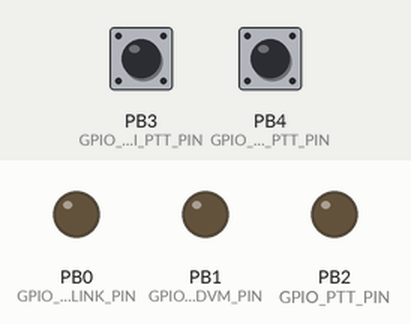
This sketch was run on a simulated ATtiny85, built with avr-gcc and run on an emulated ATtiny85. Parts: output pins drawn as LEDs (lit = HIGH). The inputs (shaded band) are chosen by the test bench; at power-on: PB3 (GPIO_DMKURI_PTT_PIN) HIGH, PB4 (GPIO_MMDVM_PTT_PIN) HIGH.

Above: at 4.2 s.
4.3 s: PB3 (GPIO_DMKURI_PTT_PIN) pulled LOW for 0.15 s
At 4.38 s:
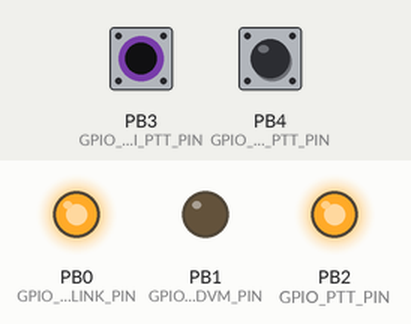
5.9 s: PB4 (GPIO_MMDVM_PTT_PIN) pulled LOW for 0.15 s
At 5.97 s:
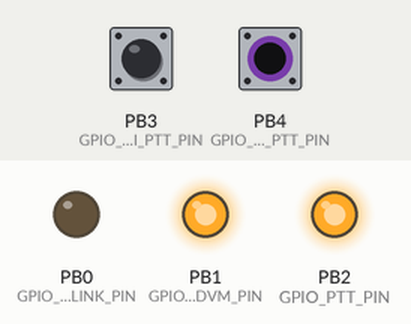
7.5 s: PB4 (GPIO_MMDVM_PTT_PIN) pulled LOW for 3.2 s
At 11.4 s:
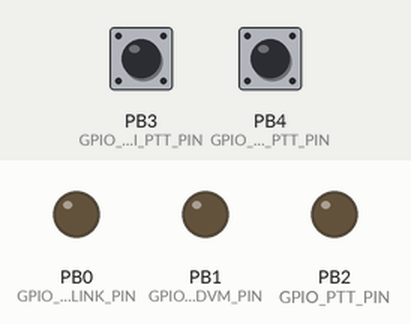
12.2 s: PB3 (GPIO_DMKURI_PTT_PIN) pulled LOW for 3.2 s
At 12.6 s:
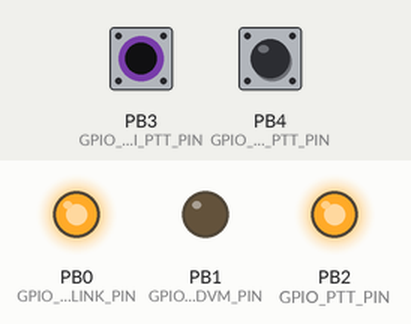
Timing chart, 0 to 16.9 s (numbered marks = the images above; inputs shaded):
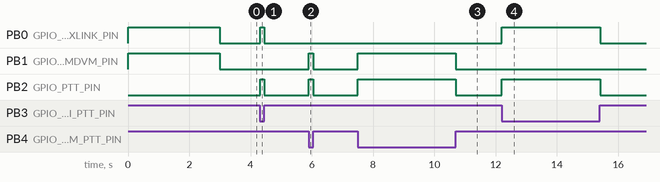

The sketch:

mmi.ino
```cpp
/** @file mmi.ino
    @brief

    This file contains the main functionality
    of the mixed mode repeater interface code.

    @author Veijo Arponen, OH4VA <vepa@iki.fi>
    @bug No known bugs.
*/

#include <avr/io.h>
#include <avr/pgmspace.h>

#include "mmi.h"

/**
  Sets up the Arduino board.
*/
void setup() {

  SetPinModes();

  // Glow ANA/DIGI Leds for three seconds
  digitalWrite(GPIO_SVXLINK_PIN, HIGH);
  digitalWrite(GPIO_MMDVM_PIN, HIGH);
  delay(TIME_START);

#ifdef ARDUINO_UNO
  Serial.begin(9600);
  Serial.print("Multi-Mode Interface ");
  Serial.print(VERSION);
  Serial.print('\n');
#endif
}

/**
  Actively controls the Arduino board.
*/
void loop() {

  byte input = 0;           // FSM input
  byte output = 0;          // FSM output
  unsigned long wait_time;  // FSM state delay

#ifdef ARDUINO_UNO
  Serial.print("State: ");
  Serial.print(state);
  Serial.print(", ");
#endif

  // Reset TOT ON flag
  if (state == MMI_IDLE) {
    ptt_tot_on = 0;
  }

  // Select state output
  output = FSM[state].Out;

  // Set output, toggle only if TX has been ON too long
  SetOutput(output, ptt_tot_on);

#ifdef ARDUINO_UNO
  Serial.print("Out: ");
  Serial.print(output, BIN);
  Serial.print(", ");

  Serial.print("TOT: ");
  Serial.print(ptt_tot_on);
  Serial.print(", ");
#endif

  // Set wait time
  wait_time = ptt_tot_on ? TIME_LOOP_TOT : TIME_LOOP;

  // Wait
  delay(wait_time);

  // Increment PTT-ON timer if TX is ON
  if (output & OUT_PTT_BIT) {
    ptt_on_timer++;
  }
  else {
    ptt_on_timer = 0;
  }

  // Decrement mode hang timer
  if (mode_hang_timer > 0 ) {
    mode_hang_timer--;
  }

  // Set mode hang timer
  if (ptt_on_timer > MODE_HANG_THRESHOLD * 1000UL / TIME_LOOP) {
    mode_hang_timer = MODE_HANG_TIME * 1000UL / TIME_LOOP;
  }

  // Set mode hang ON
  if (mode_hang_timer > 0 && !ptt_tot_on) {
    mode_hang_on = 1;
  }
  else {
    mode_hang_on = 0;
  }

  // Set TOT ON flag if TX has been ON too long
  if (ptt_on_timer > PTT_ON_MAX * 1000UL / TIME_LOOP) {
    ptt_tot_on = 1;
  }

  // Read inputs
  input = ReadInput();

#ifdef ARDUINO_UNO
  Serial.print("Input: ");
  Serial.print(input, BIN);
  Serial.print('\n');
#endif

  // Select next state based on the input byte
  state = FSM[state].Next[input];
}


/**
  Set digital pin modes (input/output)

  @param none
  @return none
*/
void SetPinModes() {

  // Digital inputs
  pinMode(GPIO_DMKURI_PTT_PIN, INPUT_PULLUP);
  pinMode(GPIO_MMDVM_PTT_PIN, INPUT_PULLUP);

  // Digital outputs
  pinMode(GPIO_SVXLINK_PIN, OUTPUT);
  pinMode(GPIO_MMDVM_PIN, OUTPUT);
  pinMode(GPIO_PTT_PIN, OUTPUT);
}

/**
  Read input

  @param none
  @return Input value for the FSM packed in one byte
*/

byte ReadInput() {

  byte input = 0;

  // Copy mode hang state to the FSM input byte
  input |= mode_hang_on;
  input = input << 1;

  // Read PTT state from MMDVM
  input |= (!digitalRead(GPIO_MMDVM_PTT_PIN));
  input = input << 1;

  // Read PTT state from DMK Engineering URI or RB RIM Lite
  input |= (!digitalRead(GPIO_DMKURI_PTT_PIN));

  return input;
}

/**
  Write output to GPIO

  @param output Output bits
  @param toggle Toggle LEDs on every call
  @return none
*/

inline void SetOutput(byte output, bool toggle) {

  // Only toggle LEDs
  if (toggle) {
    // Set PTT OFF
    digitalWrite(GPIO_PTT_PIN, LOW);
    // Blink SVXLINK LED
    if (output & OUT_SVX_BIT) {
      digitalWrite(GPIO_SVXLINK_PIN, !digitalRead(GPIO_SVXLINK_PIN));
    }
    // Blink MMDVM LED
    if (output & OUT_DVM_BIT) {
      digitalWrite(GPIO_MMDVM_PIN, !digitalRead(GPIO_MMDVM_PIN));
    }
  }
  else {
    // Set SVXLINK ON/OFF
    digitalWrite(GPIO_SVXLINK_PIN, output & OUT_SVX_BIT);
    // Set MMDVM ON/OFF
    digitalWrite(GPIO_MMDVM_PIN, output & OUT_DVM_BIT);
    // Set PTT ON/OFF
    digitalWrite(GPIO_PTT_PIN, output & OUT_PTT_BIT);
  }
}
```

mmi.h
```cpp
/** @file mmi.h
    @brief Type definitions and global variables

    This contains the type definitions of the mixed mode repeater
    controller and eventually any macros, constants,
    or global variables you will need.

    @author Veijo Arponen, OH4VA <vepa@iki.fi>
    @bug No known bugs.
*/


#define VERSION "V1.0.0"

/** Supported boards */
#if defined(__AVR_ATmega168__) || defined(__AVR_ATmega328P__)
#define ARDUINO_UNO

#elif defined(__AVR_ATtiny85__)
#define ARDUINO_ATTINY

#else
#error "Unsupported board selected!"
#endif

/** Pin mappings for ARDUINO UNO */
#ifdef ARDUINO_UNO
#define GPIO_SVXLINK_PIN      2   // output
#define GPIO_MMDVM_PIN        3   // output
#define GPIO_PTT_PIN          4   // output
#define GPIO_DMKURI_PTT_PIN   5   // input
#define GPIO_MMDVM_PTT_PIN    6   // input
#endif

/** Pin mappings for ATtiny85 */
#ifdef ARDUINO_ATTINY
#define GPIO_SVXLINK_PIN      0   // output
#define GPIO_MMDVM_PIN        1   // output
#define GPIO_PTT_PIN          2   // output
#define GPIO_DMKURI_PTT_PIN   3   // input
#define GPIO_MMDVM_PTT_PIN    4   // input
#endif

/** Delay times */
#ifdef ARDUINO_UNO
#define TIME_START      0
#define TIME_LOOP       2000
#define TIME_LOOP_TOT   2000
#else
#define TIME_START      3000
#define TIME_LOOP       10
#define TIME_LOOP_TOT   100
#endif

/** How long in seconds the last mode is kept selected if mode hang is active */
#define MODE_HANG_TIME 20

/** Minimum transmit time in seconds after which mode hang is activated */
#define MODE_HANG_THRESHOLD 8

/** Maximum transmit time (TOT) in seconds*/
#define PTT_ON_MAX 3600

/** FSM states */
#define MMI_IDLE    0
#define SVX_TX      1
#define SVX_HANG    2
#define DVM_TX      3
#define DVM_HANG    4

/** Type definition for the MMI machine */
typedef struct {
  byte  Out;       // FSM output
  byte  Next[40];  // Next state
} fsm_t;


/** FSM output bits */
#define OUT_NON_BIT  B000  // All output bits are OFF
#define OUT_PTT_BIT  B100  // TX PTT ON
#define OUT_SVX_BIT  B001  // Select TX signal from SVXLINK
#define OUT_DVM_BIT  B010  // Select TX signal from MMDVM

/** Indexed transition table with output */
const fsm_t FSM[] = {
  //    Combined GPIO output, FSM input byte values:                                                               //
  //                           00000000, 00000001, 00000010, 00000011, 00000100, 00000101, 00000110,  00000111,    //
  {              OUT_NON_BIT, {MMI_IDLE,   SVX_TX,   DVM_TX,   SVX_TX, MMI_IDLE,   SVX_TX,   DVM_TX,    SVX_TX}},  // State 0 IDLE
  {OUT_PTT_BIT | OUT_SVX_BIT, {MMI_IDLE,   SVX_TX, MMI_IDLE,   SVX_TX, SVX_HANG,   SVX_TX, SVX_HANG,    SVX_TX}},  // State 1 SVX TX
  {              OUT_SVX_BIT, {MMI_IDLE, MMI_IDLE, MMI_IDLE,   SVX_TX, SVX_HANG,   SVX_TX, SVX_HANG,    SVX_TX}},  // State 2 SVX HANG
  {OUT_PTT_BIT | OUT_DVM_BIT, {MMI_IDLE, MMI_IDLE,   DVM_TX,   DVM_TX, DVM_HANG, DVM_HANG,   DVM_TX,    DVM_TX}},  // State 3 DVM TX
  {              OUT_DVM_BIT, {MMI_IDLE, MMI_IDLE,   DVM_TX,   DVM_TX, DVM_HANG, DVM_HANG,   DVM_TX,    DVM_TX}}   // State 4 DVM HANG
};

/** Global variables */
byte state = MMI_IDLE;              // FSM current state
unsigned long ptt_on_timer = 0;     // TX ON timer
unsigned long mode_hang_timer = 0;  // Mode hang countdown timer
byte mode_hang_on = 0;              // Mode hang timer is ON
byte ptt_tot_on = 0;                // TX ON max time exceeded
```

Measured:
- after the input at 4.3 s, PB0 (GPIO_SVXLINK_PIN), PB2 (GPIO_PTT_PIN): LOW → HIGH at once, → LOW 0.14 s later
- after the input at 5.9 s, PB1 (GPIO_MMDVM_PIN), PB2 (GPIO_PTT_PIN): LOW → HIGH at once, → LOW 0.15 s later
- after the input at 7.5 s, PB1 (GPIO_MMDVM_PIN), PB2 (GPIO_PTT_PIN): LOW → HIGH at once, → LOW 3.2 s later
- after the input at 12.2 s, PB0 (GPIO_SVXLINK_PIN), PB2 (GPIO_PTT_PIN): LOW → HIGH at once, → LOW 3.2 s later
